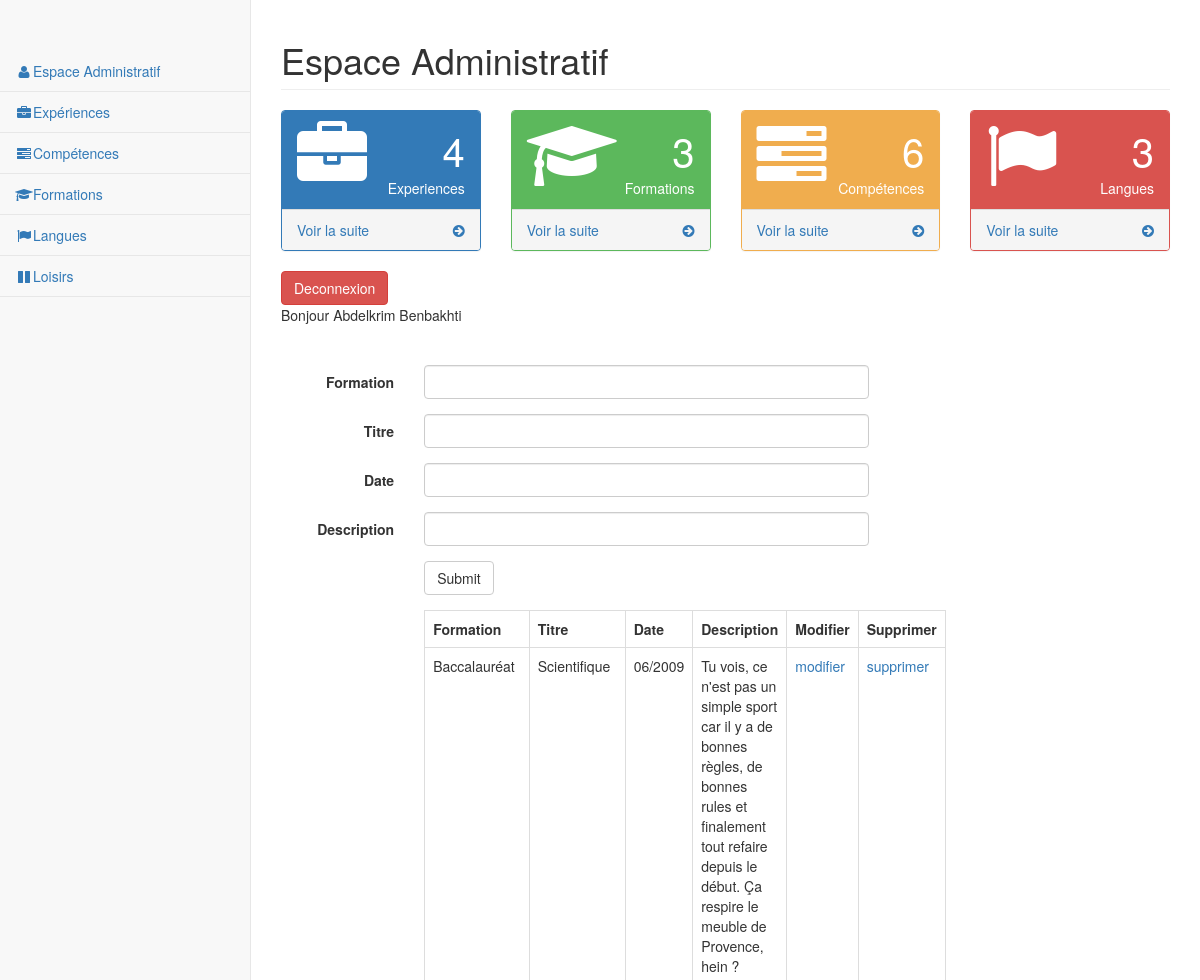
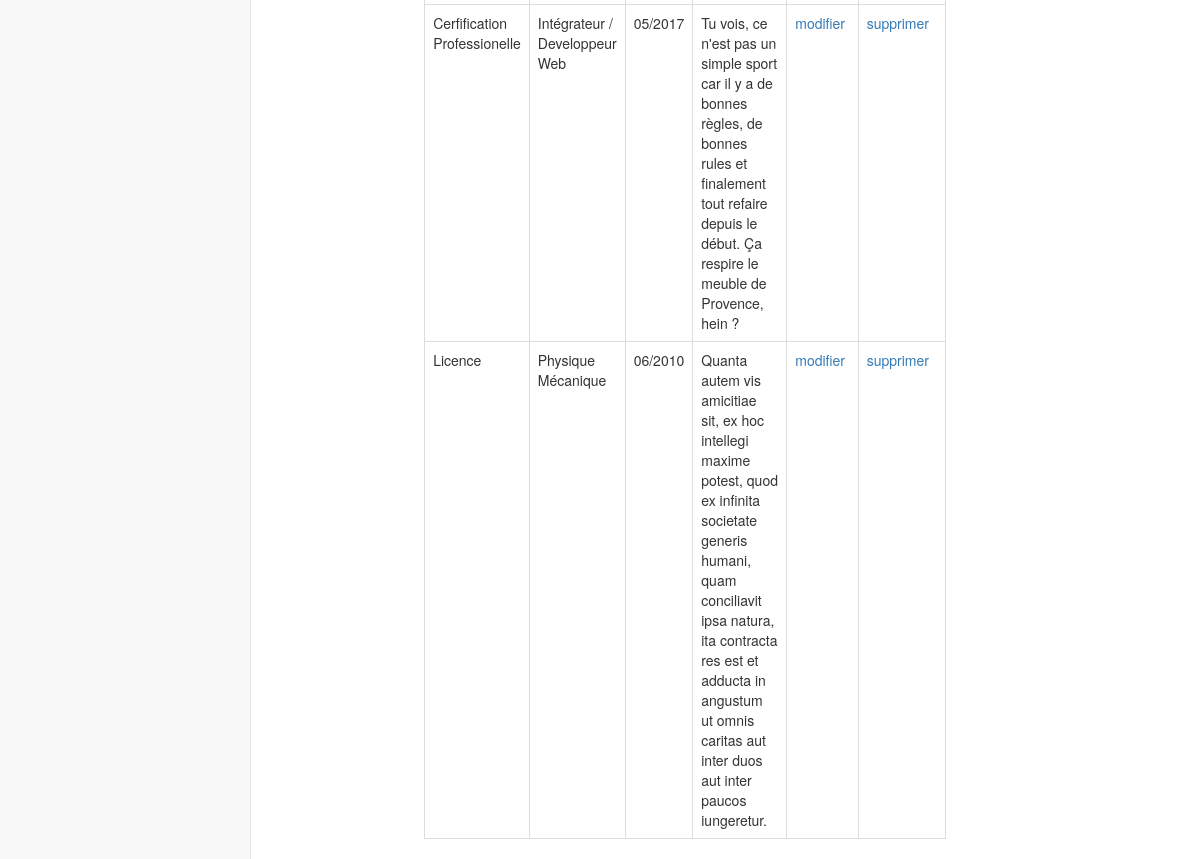
Page /admin/modif_formations.php (signed in) on the committed database (2 pictures, top to bottom).
### tables this page shows
CREATE TABLE `t_utilisateur` (
  `id_utilisateur` smallint(5) NOT NULL,
  `membre` varchar(11) NOT NULL,
  `prenom` varchar(25) NOT NULL,
  `nom` varchar(25) NOT NULL,
  `email` varchar(50) NOT NULL,
  `telephone` varchar(20) NOT NULL COMMENT 'varchar car 0 n''est pas un entier',
  `mdp` varchar(13) NOT NULL,
  `pseudo` varchar(13) NOT NULL,
  `avatar` varchar(13) NOT NULL,
  `age` smallint(5) NOT NULL,
  `date_de_naissance` date NOT NULL,
  `sexe` enum('Femme','Homme') NOT NULL,
  `etat_civil` enum('M.','Mme') NOT NULL,
  `statut_marital` varchar(13) NOT NULL,
  `adresse` text NOT NULL,
  `code_postal` varchar(5) NOT NULL,
  `ville` varchar(50) NOT NULL,
  `pays` varchar(25) NOT NULL,
  `note` varchar(20) NOT NULL
);

CREATE TABLE `t_formation` (
  `id_formation` int(11) NOT NULL,
  `titre_f` varchar(45) NOT NULL,
  `sous_titre_f` varchar(45) NOT NULL,
  `dates_f` varchar(45) NOT NULL,
  `description_f` text NOT NULL,
  `utilisateur_id` int(11) NOT NULL
);

### admin/modif_formations.php (the view, shortened to what this page needs)
<?php include 'top.php'; ?>
        <?php
        $sql = $pdoCV->query("SELECT * FROM t_utilisateur");
        $resultat = $sql->fetch();
        echo '<div class="identite"> Bonjour ' .$resultat['prenom'].' '.$resultat['nom'].'<br/>
        </div><br><br>';
        ?>
            <div class="row">
                <form class="form-horizontal" method="POST" action="">
                  <div class="form-group">
                    <label for="inputEmail3" class="col-sm-2 control-label">Formation</label>
                    <div class="col-sm-6">
                      <input type="text" name="titre_f" class="form-control" id="inputEmail3" value="<?= isset($resultat2['titre_f']) ? $resultat2['titre_f'] : null; ?>">
                    </div>
                  </div>
                  <div class="form-group">
                    <label for="inputEmail3" class="col-sm-2 control-label">Titre</label>
                    <div class="col-sm-6">
                      <input type="text" name="sous_titre_f" class="form-control" id="inputEmail3" value="<?= isset($resultat2['sous_titre_f']) ? $resultat2['sous_titre_f'] : null; ?>">
                    </div>
                  </div>
                  <div class="form-group">
                    <label for="inputEmail3" class="col-sm-2 control-label">Date</label>
                    <div class="col-sm-6">
                      <input type="text" name="dates_f" class="form-control" id="inputEmail3" value="<?= isset($resultat2['dates_f']) ? $resultat2['dates_f'] : null; ?>">
                    </div>
                  </div>
                  <div class="form-group">
                    <label for="inputEmail3" class="col-sm-2 control-label">Description</label>
                    <div class="col-sm-6">
                      <input type="text" name="description_f" class="form-control" id="inputEmail3" value="<?= isset($resultat2['description_f']) ? $resultat2['description_f'] : null; ?>">
                    </div>
                  </div>
                  <div class="form-group">
                    <div class="col-sm-offset-2 col-sm-10">
                      <input type="submit" class="btn btn-default"></input>
                    </div>
                  </div>
                </form>
            <div class="row">
                <?php
                $sql = $pdoCV->query("SELECT * FROM t_formation");
                $sql -> execute();
                ?>
                <div class="col-lg-6 col-lg-offset-2">
                    <table class="table table-bordered">
                        <tr>
                            <th>Formation</th>
                            <th>Titre</th>
                            <th>Date</th>
                            <th>Description</th>
                            <th>Modifier</th>
                            <th>Supprimer</th>
                        </tr>
                        <?php while ($resultat=$sql->fetch()){ ?>
                        <tr>
                            <td><?= $resultat['titre_f'] ?></td>
                            <td><?= $resultat['sous_titre_f'] ?></td>
                            <td><?= $resultat['dates_f'] ?></td>
                            <td><?= $resultat['description_f'] ?></td>
                            <td><a href="modif_formations.php?id_formation=<?= $resultat['id_formation']?>">modifier</a></td>
                            <td><a href="formations.php?id_formation=<?= $resultat['id_formation']?>">supprimer</a></td>
                        </tr>
                    <?php } ?>
                    </table>
                </div>
            </div>
        </div>
<?php include 'bottom.php'; ?>

### FRONT/css/style.css (style rules this page uses)
body { background: #ddd; }

### rows in the picture
t_utilisateur: prenom "Abdelkrim", nom "Benbakhti"
t_formation: titre_f "Baccalauréat", sous_titre_f "Scientifique", dates_f "06/2009", description_f "Tu vois, ce n'est pas un simple sport car il y a de bonnes règles, de bonnes rules et finalement tout refaire depuis le début. Ça respire le meuble de Provence, hein ?"
t_formation: titre_f "Cerfification Professionelle", sous_titre_f "Intégrateur / Developpeur Web", dates_f "05/2017", description_f "Tu vois, ce n'est pas un simple sport car il y a de bonnes règles, de bonnes rules et finalement tout refaire depuis le début. Ça respire le meuble de Provence, hein ?"
t_formation: titre_f "Licence", sous_titre_f "Physique Mécanique", dates_f "06/2010", description_f "Quanta autem vis amicitiae sit, ex hoc intellegi maxime potest, quod ex infinita societate generis humani, quam conciliavit ipsa natura, ita contracta res est et adducta in angustum ut omnis caritas aut inter duos aut inter paucos iungeretur."
